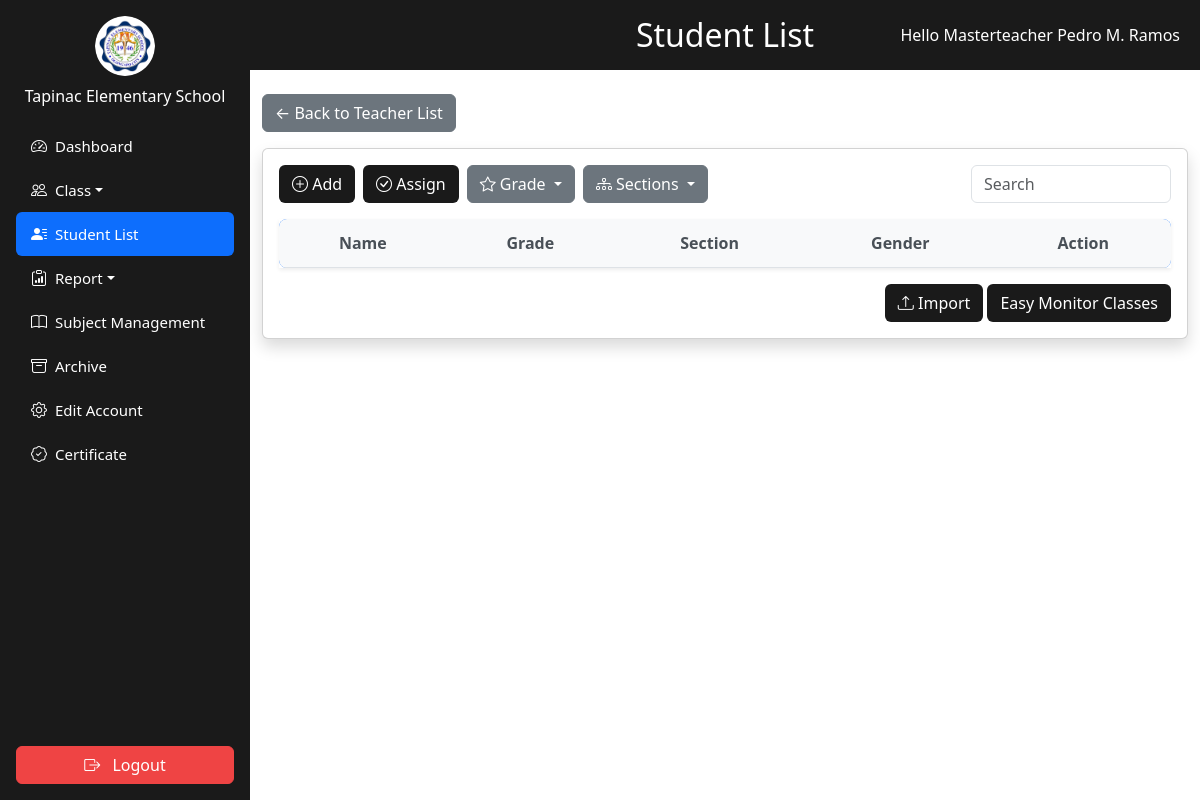
Before: /views/masterteacher/student_page.php?teacher_id=2 (signed in) with the older database file.
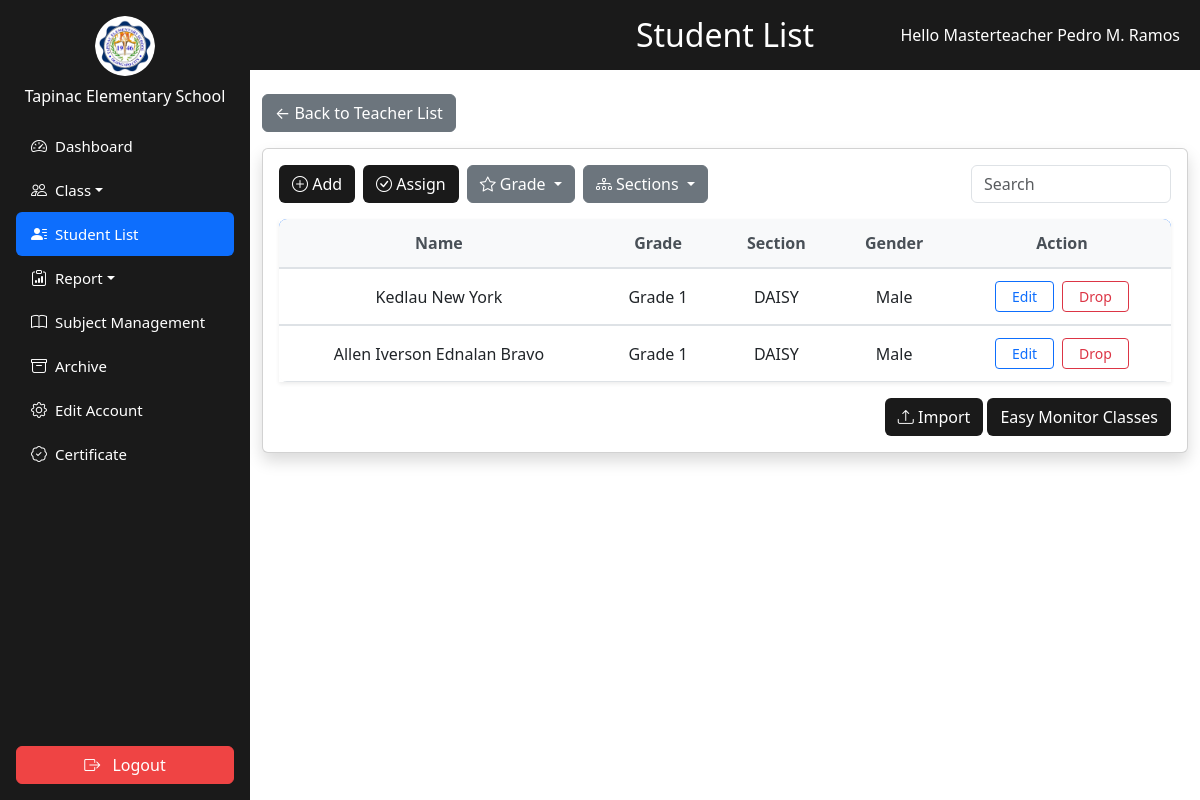
After: the same page with the newer database file.
### tables this page shows
CREATE TABLE `students` (
  `id` int(11) NOT NULL,
  `fname` varchar(100) NOT NULL,
  `mname` varchar(100) DEFAULT NULL,
  `lname` varchar(100) NOT NULL,
  `gender` enum('Male','Female') NOT NULL,
  `grade_level_id` int(11) DEFAULT NULL,
  `section_id` int(11) DEFAULT NULL,
  `created_at` datetime DEFAULT current_timestamp(),
  `updated_at` datetime DEFAULT current_timestamp() ON UPDATE current_timestamp()
);

### views/masterteacher/student_page.php (called while the page is built, shortened)
<?php
include '../shared/student_list.php';
?>

### views/shared/student_list.php (the view, shortened to what this page needs)
<?php
$role = $_SESSION['role'];
$full_name = $_SESSION['full_name'] ?? '';
$header_color = in_array($role, ['adviser', 'teacher']) ? '#44A344' : '#1a1a1a';
$role_label = ucfirst($role);
$nav_file = "../../layoutnav/{$role}bar.php";
if ($role === 'masterteacher') {
    $teacher_id = (int)$_GET['teacher_id'];
}
elseif (in_array($role, ['adviser', 'teacher'])) {
    $teacher_id = $_SESSION['user_id'];
    $where_clause = "WHERE sections.teacher_id = $teacher_id";
}
$btn_color = in_array($role, ['adviser', 'teacher']) ? '#44A344' : '#1a1a1a';
$btn_text_color = '#fff';
require_once '../../database/db_connection.php';
?>
<!DOCTYPE html>
<html lang="en">
<head>
<link rel="stylesheet" href="../../assets/css/sidebar.css">
<link rel="stylesheet" href="../../assets/css/all_role_style/style.css">
<link href="https://cdn.jsdelivr.net/npm/bootstrap@5.3.0/dist/css/bootstrap.min.css" rel="stylesheet">
<link rel="stylesheet" href="https://cdn.jsdelivr.net/npm/bootstrap-icons@1.10.5/font/bootstrap-icons.css">
</head>
<body>
<?php include $nav_file; ?>
<div class="main-content">
    <div style="
        position: sticky;
        top: 0;
        z-index: 999;
        background-color: <?php echo $header_color; ?>;
        color: white;
        padding: 20px;
        display: flex;
        justify-content: center;
        align-items: center;
        min-height: 70px;
    ">
        <h2 class="m-0" style="position: absolute; left: 50%; transform: translateX(-50%);">Student List</h2>
        <?php if (!empty($full_name)): ?>
            <span style="position: absolute; right: 20px;">
                Hello <?php echo htmlspecialchars($role_label . ' ' . $full_name); ?>
            </span>
        <?php endif; ?>
    </div>
    <div class="container mt-4">
        <?php if ($role === 'masterteacher' && isset($teacher_id)): ?>
            <div class="d-flex justify-content-start mb-3">
                <a href="teacher_listpage.php" class="btn btn-secondary">← Back to Teacher List</a>
            </div>
        <?php endif; ?>
        <div class="card shadow">
            <div class="card-body">
                <div class="mb-3 d-flex flex-wrap gap-2">
                    <button type="button" class="btn" style="background-color: <?= $btn_color ?>; color: <?= $btn_text_color ?>;" data-bs-toggle="modal" data-bs-target="#addModal">
                        <i class="bi bi-plus-circle"></i> Add
                    </button>
                    <button type="button" class="btn" id="bulkAssignBtn" style="background-color: <?= $btn_color ?>; color: <?= $btn_text_color ?>;">
                        <i class="bi bi-check-circle"></i> Assign
                    </button>
                    <div class="dropdown">
                        <button class="btn btn-secondary dropdown-toggle" type="button" id="gradeFilterBtn" data-bs-toggle="dropdown" aria-expanded="false">
                            <i class="bi bi-star"></i> <span id="gradeFilterLabel">Grade</span>
                        </button>
                    </div>
                    <div class="dropdown">
                        <button class="btn btn-secondary dropdown-toggle" type="button" id="sectionFilterBtn" data-bs-toggle="dropdown" aria-expanded="false">
                            <i class="bi bi-diagram-3"></i> <span id="sectionFilterLabel">Sections</span>
                        </button>
                    </div>
                    <div class="ms-auto">
                        <input type="text" id="searchInput" class="form-control" placeholder="Search" style="width: 200px;">
                    </div>
                </div>
                <?php
                $query = "SELECT DISTINCT
                    s.id,
                    s.fname,
                    s.mname,
                    s.lname,
                    s.gender,
                    s.grade_level_id,
                    s.section_id,
                    CONCAT(s.fname, ' ', COALESCE(s.mname, ''), ' ', s.lname) AS name,
                    COALESCE(gl.grade_name, 'Not assigned') AS grade,
                    COALESCE(sec.section_name, 'Not assigned') AS section,
                    CASE
                        WHEN sec.teacher_id = ? THEN 'Adviser'
                        WHEN sa.teacher_id = ? THEN 'Subject Teacher'
                        ELSE 'No teacher assigned'
                    END AS teacher_role
                    FROM students s
                    LEFT JOIN grade_levels gl ON s.grade_level_id = gl.id
                    LEFT JOIN sections sec ON s.section_id = sec.id
                    LEFT JOIN subject_assignments sa
                        ON sa.section_id = s.section_id
                        AND sa.grade_level_id = s.grade_level_id
                    WHERE sec.teacher_id = ?
                    OR sa.teacher_id = ?";
                $stmt = $conn->prepare($query);
                $stmt->bind_param("iiii", $teacher_id, $teacher_id, $teacher_id, $teacher_id);
                $stmt->execute();
                $result = $stmt->get_result();
                ?>
                <div class="table-responsive shadow-sm mt-3">
                    <table id="studentTable" class="table table-hover align-middle text-center mb-0">
                        <thead class="bg-primary text-white">
                        <tr>
                            <th>Name</th>
                            <th>Grade</th>
                            <th>Section</th>
                            <th>Gender</th>
                            <th>Action</th>
                        </tr>
                        </thead>
                        <tbody id="studentTableBody">
                        <?php while ($student = mysqli_fetch_assoc($result)): ?>
                            <tr
                            data-grade="<?= $student['grade_level_id'] ?? '' ?>"
                            data-section="<?= $student['section_id'] ?? '' ?>"
                            data-name="<?= htmlspecialchars($student['name']) ?>"
                            >
                            <td class="text-capitalize"><?= htmlspecialchars($student['name']) ?></td>
                            <td class="<?= $student['grade'] === 'Not assigned' ? 'text-danger fw-semibold' : 'text-dark' ?>">
                                <?= htmlspecialchars($student['grade']) ?>
                            </td>
                            <td class="<?= $student['section'] === 'Not assigned' ? 'text-danger fw-semibold' : 'text-dark' ?>">
                                <?= htmlspecialchars($student['section']) ?>
                            </td>
                            <td><?= htmlspecialchars($student['gender']) ?></td>
                            <td>
                                <div class="d-flex justify-content-center gap-2">
                                <button type="button"
                                        class="btn btn-outline-primary btn-sm px-3 editBtn"
                                        data-id="<?= $student['id'] ?>"
                                        data-fname="<?= htmlspecialchars($student['fname'] ?? '') ?>"
                                        data-mname="<?= htmlspecialchars($student['mname'] ?? '') ?>"
                                        data-lname="<?= htmlspecialchars($student['lname'] ?? '') ?>"
                                        data-gender="<?= htmlspecialchars($student['gender'] ?? '') ?>"
                                        data-bs-toggle="modal"
                                        data-bs-target="#editModal">
                                    Edit
                                </button>
                                <a href="process_drop.php?id=<?= $student['id'] ?>"
                                    onclick="return confirm('Are you sure you want to drop this student?')"
                                    class="btn btn-outline-danger btn-sm px-3">
                                    Drop
                                </a>
                                </div>
                            </td>
                            </tr>
                        <?php endwhile; mysqli_free_result($result); ?>
                        </tbody>
                    </table>
                </div>
                <div class="text-end mt-3">
                    <button class="btn" style="background-color: <?= $btn_color ?>; color: <?= $btn_text_color ?>;"><i class="bi bi-upload"></i> Import</button>
                    <?php if (in_array($role, ['masterteacher', 'adviser'])): ?>
                        <a href="../<?= $role ?>/teacher_listpage.php" class="btn" style="background-color: <?= $btn_color ?>; color: <?= $btn_text_color ?>;">Easy Monitor Classes</a>
                    <?php endif; ?>
                </div>
            </div>
        </div>
    </div>
</div>
</body>
</html>

### layoutnav/masterteacherbar.php (shortened to what this page needs)
<?php
$currentPage = basename($_SERVER['PHP_SELF']);
?>
<div class="d-flex flex-column flex-shrink-0 p-3 text-white sidebar" style="width: 250px; height: 100vh; position: fixed; background-color: #1a1a1a;">
  <a href="dashboard.php" class="d-flex flex-column align-items-center mb-3 text-white text-decoration-none">
    <img src="/tapinac/assets/image/logo/logo.png" alt="School Logo" width="60" height="60" class="rounded-circle mb-2">
    <span class="text-center text-white fs-6">Tapinac Elementary School</span>
  </a>
  <ul class="nav nav-pills flex-column mb-auto">
    <li class="nav-item">
      <a href="/tapinac/views/masterteacher/dashboard.php" class="nav-link text-white <?= ($currentPage == 'dashboard.php') ? 'active' : '' ?>">
        <i class="bi bi-speedometer2 me-2"></i> Dashboard
      </a>
    </li>
    <li class="nav-item dropdown">
      <a class="nav-link dropdown-toggle text-white <?= (basename($_SERVER['PHP_SELF']) == 'grade.php') ? 'active' : '' ?>"
        href="#"
        role="button"
        data-bs-toggle="dropdown"
        aria-expanded="false">
        <i class="bi bi-people me-2"></i> Class
      </a>
    </li>
    <li>
      <a href="/tapinac/views/masterteacher/student_page.php" class="nav-link text-white <?= ($currentPage == 'student_page.php') ? 'active' : '' ?>">
        <i class="bi bi-person-lines-fill me-2"></i> Student List
      </a>
    </li>
<li class="nav-item dropdown">
  <a class="nav-link dropdown-toggle text-white <?= ($currentPage == 'view_report.php') ? 'active' : '' ?>"
     href="#"
     id="reportDropdown"
     role="button"
     data-bs-toggle="dropdown"
     aria-expanded="false">
    <i class="bi bi-clipboard-data me-2"></i> Report
  </a>
</li>
    <li>
      <a href="../masterteacher/subject_management.php" class="nav-link text-white <?= ($currentPage == 'add_subject.php') ? 'active' : '' ?>">
        <i class="bi bi-book me-2"></i> Subject Management
      </a>
    </li>
    <li>
      <a href="/tapinac/views/masterteacher/student_archive.php" class="nav-link text-white <?= ($currentPage == 'student_archive.php') ? 'active' : '' ?>">
        <i class="bi bi-archive me-2"></i> Archive
      </a>
    </li>
    <li>
      <a href="/tapinac/views/masterteacher/update_info.php" class="nav-link text-white <?= ($currentPage == 'update_info.php') ? 'active' : '' ?>">
        <i class="bi bi-gear me-2"></i> Edit Account
      </a>
    </li>
    <li>
      <a href="/tapinac/views/masterteacher/student_certificate.php" class="nav-link text-white <?= ($currentPage == 'student_certificate.php') ? 'active' : '' ?>">
        <i class="bi bi-patch-check me-2"></i> Certificate
      </a>
    </li>
  </ul>
  <div class="mt-auto">
    <button type="button" class="btn btn-danger w-100" data-bs-toggle="modal" data-bs-target="#logoutConfirmModal">
      <i class="bi bi-box-arrow-right me-2"></i> Logout
    </button>
  </div>
</div>

### assets/css/sidebar.css (style rules this page uses)
.sidebar { background-color: #44A344; position: fixed; top: 0; left: 0; width: 250px; height: 100vh; padding: 15px; overflow-y: auto; z-index: 1030; }
.main-content { margin-left: 250px; padding: 20px; }
.sidebar .nav-link { color: #fff; padding: 10px 15px; border-radius: 6px; display: flex; align-items: center; transition: all 0.3s ease; font-size: 15px; }
.sidebar .nav-link.active { background-color: #0d6efd !important; color: #fff !important; }
.sidebar .nav-link i { font-size: 16px; }
.sidebar .mt-auto { margin-top: auto; padding-top: 15px; }

### assets/css/all_role_style/style.css (style rules this page uses)
body { background-color: #f0f2f5; }
.main-content { margin-left: 250px; flex: 1; padding: 0; }
.table-responsive { margin-top: 20px; }
.table { border-radius: 8px; overflow: hidden; border-collapse: separate; border-spacing: 0; }
.table thead th { background-color: #f8f9fa; color: #495057; font-weight: 600; border-bottom: 1px solid #dee2e6; padding: 12px 15px; }
.table tbody tr { background-color: #fff; }
.table tbody tr:nth-of-type(even) { background-color: #fbfbfc; }
.table tbody td { padding: 12px 15px; vertical-align: middle; border-top: 1px solid #dee2e6; }
.btn-danger { background-color: #EF4444 !important; border-color: #EF4444 !important; }

Changed rows visible on the page:
now on this page (row edited): students: name "Kedlau New York", grade "Grade 1", section "DAISY", gender "Male"
now on this page (row edited): students: name "Allen Iverson Ednalan Bravo", grade "Grade 1", section "DAISY", gender "Male"
